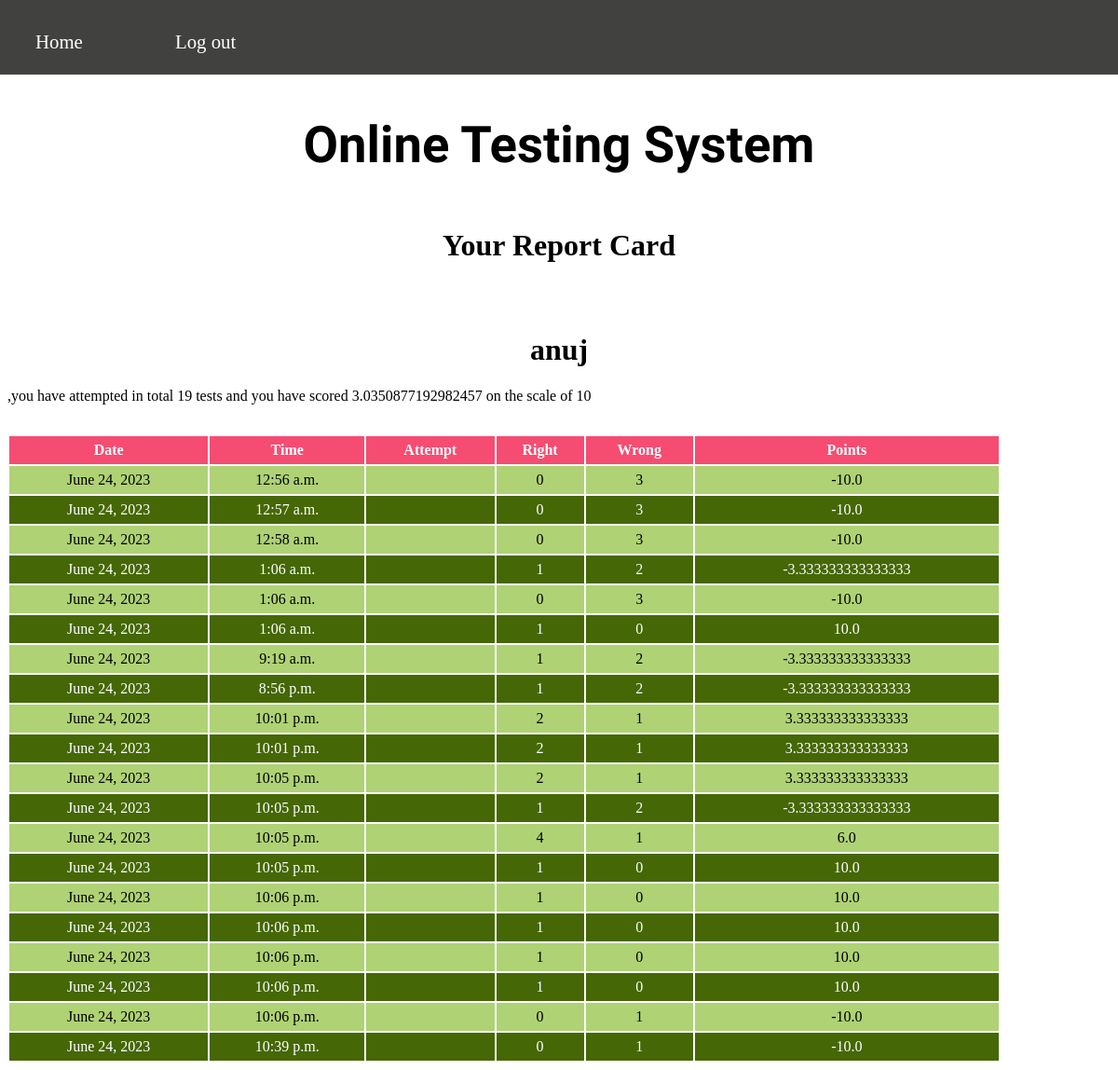
Page /test-history (signed in) on the committed database.
### testapp/models.py (models this page shows)
class Candidate(models.Model):
    username=models.CharField(primary_key=True,max_length=20)
    password=models.CharField(null=False, max_length=20)
    name=models.CharField(null=False,max_length=30)
    test_attempted=models.IntegerField(default=0)
    points=models.FloatField(default=0.0)

class Result(models.Model):
    resultid=models.BigAutoField(primary_key=True,auto_created=True)
    username=models.ForeignKey(Candidate,on_delete=models.CASCADE)
    date=models.DateField(auto_now=True)
    time=models.TimeField(auto_now=True)
    right=models.IntegerField()
    wrong=models.IntegerField()
    points=models.FloatField()

### testapp/views.py (the view)
# urls.py: path('test-history',testResultHistory,name='testHistory'),
def testResultHistory(request):
    if 'name' not in request.session.keys():
        res=HttpResponseRedirect("login")
    candidate=Candidate.objects.filter(username=request.session['username'])
    results=Result.objects.filter(username_id=candidate[0].username)
    context={'candidate':candidate[0],'results':results}
    return render(request,'candidate_history.html',context)

### templates/candidate_history.html (shortened to what this page needs)
{%extends 'main.html' %}
{%block section%}
<a href="{%url 'home' %}">Home</a>
<a href="{%url 'index' %}">Log out</a>
{%endblock%}
{%block top%}
    <h1>Your Report Card</h1>
    <p><h1><span>{{candidate.name}}</span></h1>,you have attempted in total {{candidate.test_attempted}} tests and you have scored {{candidate.points}} on the scale of 10</p>
    <table>
        <tr>
            <th>Date</th>
            <th>Time</th>
            <th>Attempt</th>
            <th>Right</th>
            <th>Wrong</th>
            <th>Points</th>
        </tr>
        {% for r in results%}
        <tr>
            <td>{{r.date}}</td>
            <td>{{r.time}}</td>
            <td>{{r.attempt}}</td>
            <td>{{r.right}}</td>
            <td>{{r.wrong}}</td>
            <td>{{r.points}}</td>
        </tr>
        {% endfor %}
    </table>
{%endblock%}

### templates/main.html (shortened to what this page needs)
<!DOCTYPE html>
{% load static%}
<html lang="en">
<head>
    <link rel="stylesheet" href="{% static 'theme.css' %}">
<link rel="stylesheet" href="{% static 'theme1.css' %}">
</head>
<body>
    <div class="section">
        {%block section%}{%endblock%}
    </div>
    <div class="main">
        <div class="main-1"><h1>Online Testing System </h1></div>
    </div>
        <div class="top">
            {%block top%} {%endblock%}
        </div>
</body>
</html>

### testapp/static/theme.css (style rules this page uses)
.main-1 { display: flex; justify-content: center; font-size: 1.7rem; font-family: 'Ysabeau SC', sans-serif; }
.section { height: 80px; display: flex; font-size: 1.3rem; }
.section a { text-decoration: none; margin: 15px 20px; color: white; height: 20px; padding: 10px; width: 90px; }
.section::before { content: ""; position: absolute; top: 0; left: 0; width: 100%; height: 80px; background-color: #121211; opacity: 0.8; z-index: -1; }
.top { display: flex; flex-direction: column; }
.top h1 { display: flex; justify-content: center; }
table { width: 90%; }
table tr:nth-child(odd) { background-color: #456705; color:white; height: 30px; }
table tr:nth-child(even) { background-color: #AFD275; height: 30px; }
table tr:first-child { background-color: #F64C72; }
table td { text-align: center; }
.top { display: flex; justify-content: center; }

### rows in the picture
Candidate: name "anuj", test_attempted "19", points "3.0350877192982457"
Result: date "June 24, 2023", time "12:56 a.m.", right "0", wrong "3", points "-10.0"
Result: date "June 24, 2023", time "12:57 a.m.", right "0", wrong "3", points "-10.0"
Result: date "June 24, 2023", time "12:58 a.m.", right "0", wrong "3", points "-10.0"
Result: date "June 24, 2023", time "1:06 a.m.", right "1", wrong "2", points "-3.333333333333333"
Result: date "June 24, 2023", time "1:06 a.m.", right "0", wrong "3", points "-10.0"
Result: date "June 24, 2023", time "1:06 a.m.", right "1", wrong "0", points "10.0"
Result: date "June 24, 2023", time "9:19 a.m.", right "1", wrong "2", points "-3.333333333333333"
Result: date "June 24, 2023", time "8:56 p.m.", right "1", wrong "2", points "-3.333333333333333"
Result: date "June 24, 2023", time "10:01 p.m.", right "2", wrong "1", points "3.333333333333333"
Result: date "June 24, 2023", time "10:01 p.m.", right "2", wrong "1", points "3.333333333333333"
Result: date "June 24, 2023", time "10:05 p.m.", right "2", wrong "1", points "3.333333333333333"
Result: date "June 24, 2023", time "10:05 p.m.", right "1", wrong "2", points "-3.333333333333333"
Result: date "June 24, 2023", time "10:05 p.m.", right "4", wrong "1", points "6.0"
Result: date "June 24, 2023", time "10:05 p.m.", right "1", wrong "0", points "10.0"
Result: date "June 24, 2023", time "10:06 p.m.", right "1", wrong "0", points "10.0"
Result: date "June 24, 2023", time "10:06 p.m.", right "1", wrong "0", points "10.0"
Result: date "June 24, 2023", time "10:06 p.m.", right "1", wrong "0", points "10.0"
Result: date "June 24, 2023", time "10:06 p.m.", right "1", wrong "0", points "10.0"
Result: date "June 24, 2023", time "10:06 p.m.", right "0", wrong "1", points "-10.0"
Result: date "June 24, 2023", time "10:39 p.m.", right "0", wrong "1", points "-10.0"
